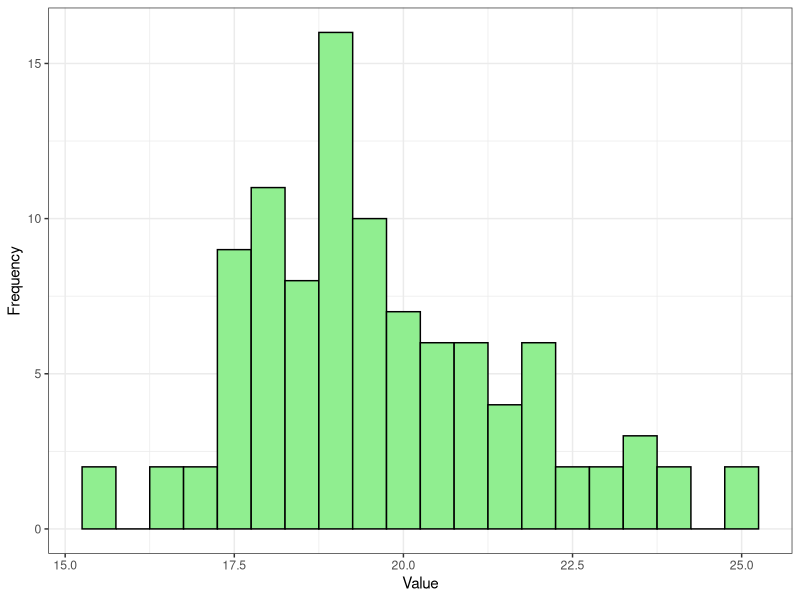
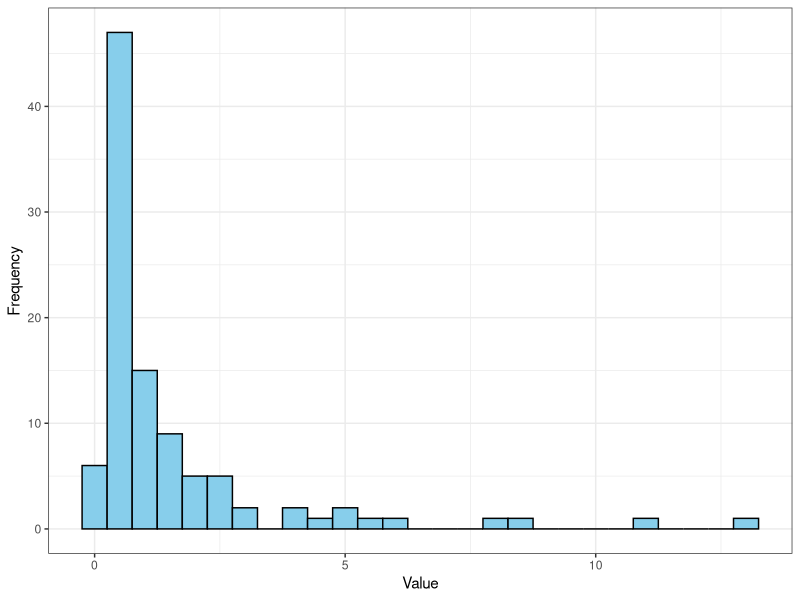

Here is the R script that generated these plots, in order:
## ---- chunk 1
if(!require("kableExtra", character.only = TRUE)) {
  install.packages("kableExtra", dependencies = TRUE)
  library("kableExtra", character.only = TRUE)
}

if(!require("knitr", character.only = TRUE)) {
  install.packages("knitr", dependencies = TRUE)
  library("knitr", character.only = TRUE)
}

## ---- chunk 2

# Create the data frame
error_table <- data.frame(
  Truth = c("$H_0$ is true", "$H_0$ is false"),
  Accept_H0 = c("Correct decision", 
                "Type II error: beta error, $\\beta$"),
  Reject_H0 = c("Type I error: alpha error, $\\alpha$ (significance level)", 
                "Correct decision P\nPower = $1 - \\beta$")
)


# Create the table with kableExtra

error_table %>%
  kbl(align = "l",
      col.names = c("Truth", "Accept $H_0$:", "Reject $H_0$:"),
      caption = "Error type summary table") %>% 
  kable_styling(full_width = F) %>%
  column_spec(column = 1, width = "8em", border_right = TRUE,
              background = "white") %>%
  column_spec(3, background = c("#FFE6CC", "white"), width = "15em",
              border_left = TRUE) %>%
  column_spec(2, background = c("white", "#FFE6CC"), width = "15em") %>%
  add_header_above(c(" " = 1, "Decision" = 2))

## ---- chunk 3

# Create the data frame
error_table_analog <- data.frame(
  Truth = c("Innocent", "Guilty"),
  Innocent = c("Correct decision", 
                "Type II error: The judge fails to convict the criminal."),
  Guilty = c("Type I error: The judge convicted an innocent person.", 
                "Correct decision P\nPower = $1 - \\beta$")
)


# Create the table with kableExtra

error_table_analog %>%
  kbl(align = "l",
      col.names = c("Truth: the suspect is", "Innocent", "Convicted"),
      caption = "Criminal trial analogy of error types") %>% 
  kable_styling(full_width = F) %>%
  column_spec(column = 1, width = "8em", border_right = TRUE,
              background = "white") %>%
  column_spec(3, background = c("#FFE6CC", "white"), width = "15em",
              border_left = TRUE) %>%
  column_spec(2, background = c("white", "#FFE6CC"), width = "15em") %>%
  add_header_above(c(" " = 1, "Decision: The judge says the suspect is" = 2))

## ---- chunk 4
suppressWarnings(library(ggplot2))
set.seed(1234)
y <- rnorm(100, mean = 20, sd = 2)
ggplot(data.frame(x = y), aes(x)) +
  geom_histogram(binwidth = 0.5, fill = "lightgreen", color = "black") +
  xlab("Value") + ylab("Frequency") +
  theme_bw()

## ---- chunk 5
set.seed(1234)
ylog.norm <- rlnorm(100)
library(ggplot2)
ggplot(data.frame(x = ylog.norm), aes(x)) +
  geom_histogram(binwidth = 0.5, fill = "skyblue", color = "black") +
  xlab("Value") + ylab("Frequency") +
  theme_bw()
